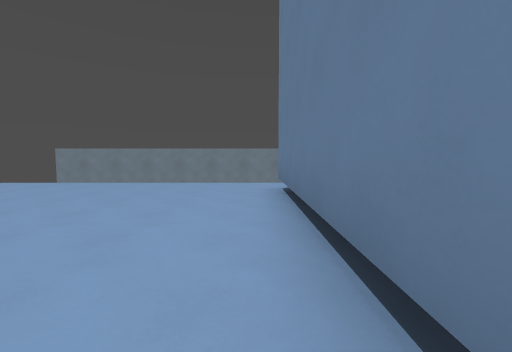
View 1 (above)

17 first-person views from a walk through a 3-D level made in the Godot game engine. The camera is 1.4 m above the floor, tilts 4° down and sees 90° across. The floor is counted in squares, 2 m on a side. Each view is taken from the middle of a square. On the plan, view 1 faces up. The plan holds only what a view shows up to about 9 squares ahead; the rest is blank. The place goes on beyond the plan.

View 2
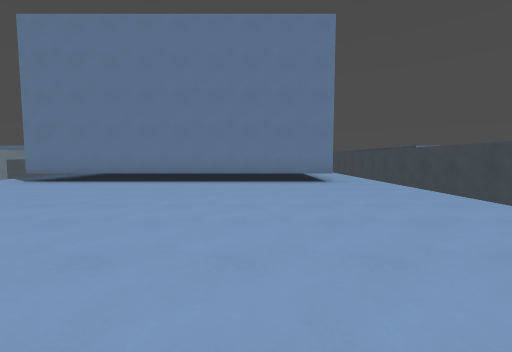

View 3
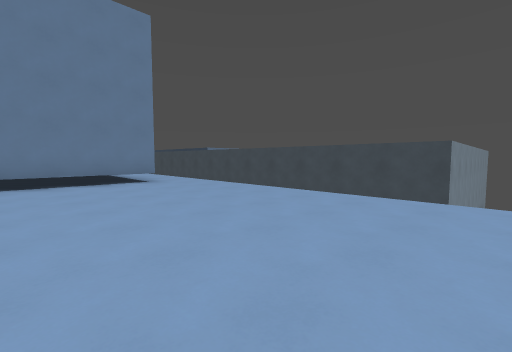

View 4
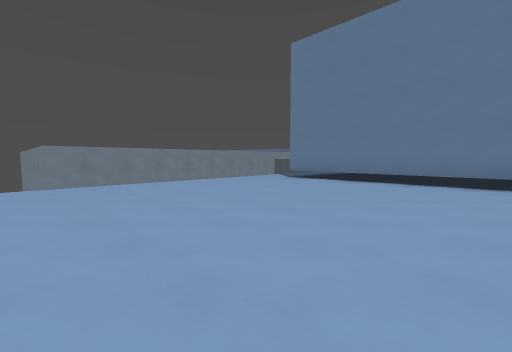

View 5
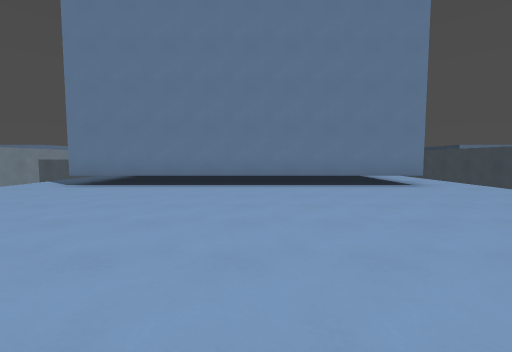

View 6
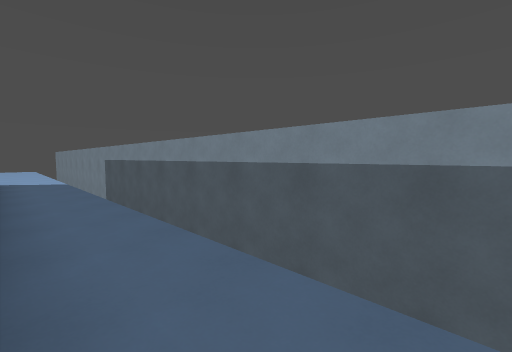

View 7
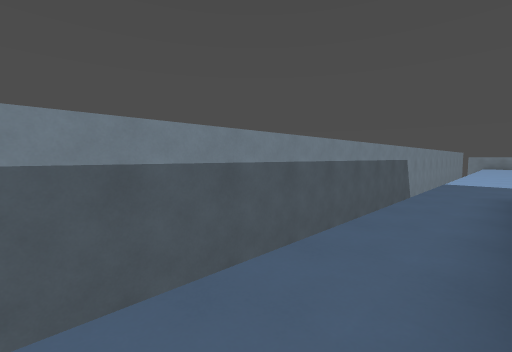

View 8
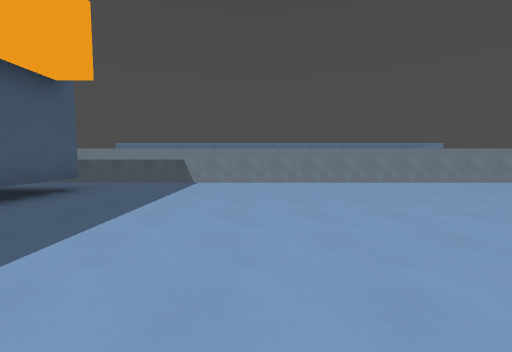

View 9
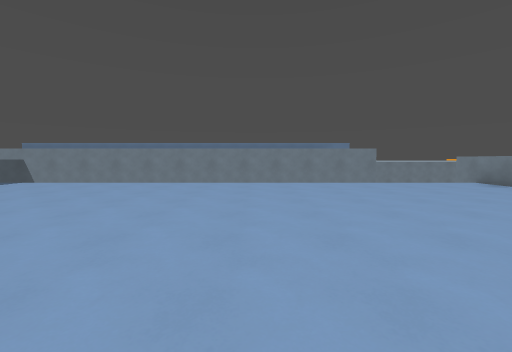

View 10
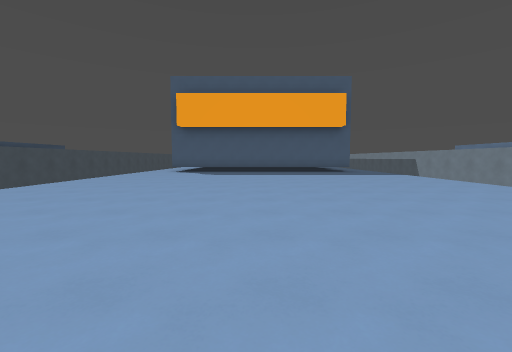

View 11
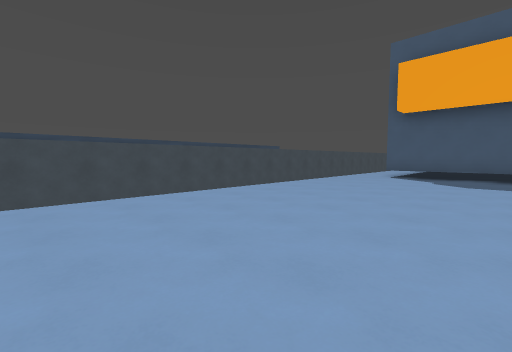

View 12
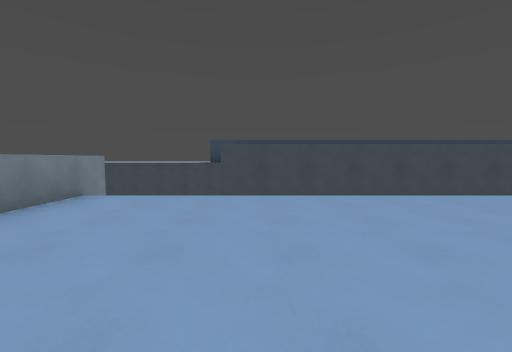

View 13
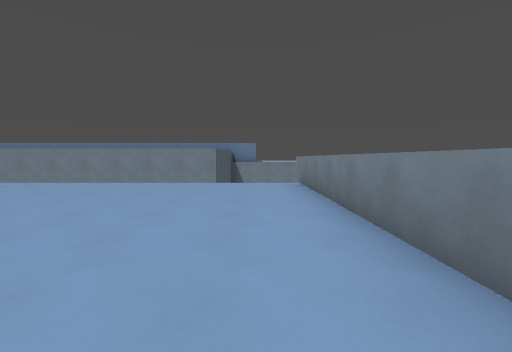

View 14
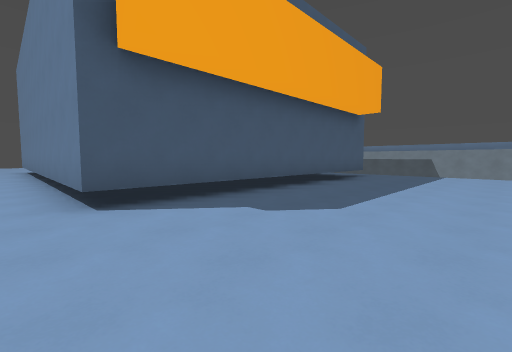

View 15
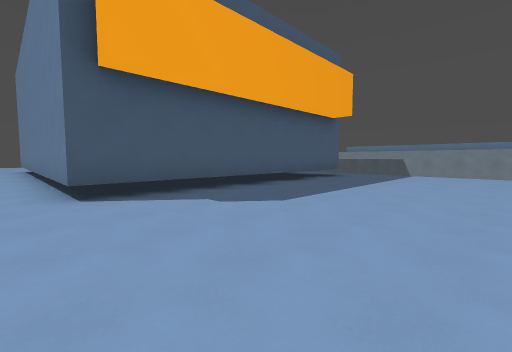

View 16
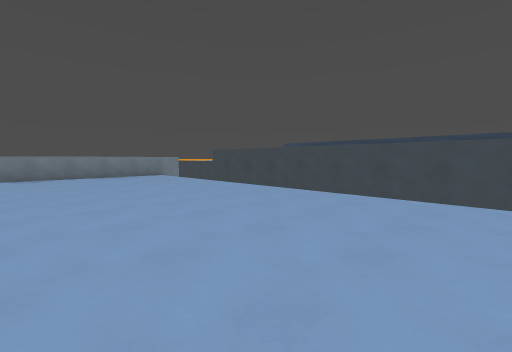

View 17
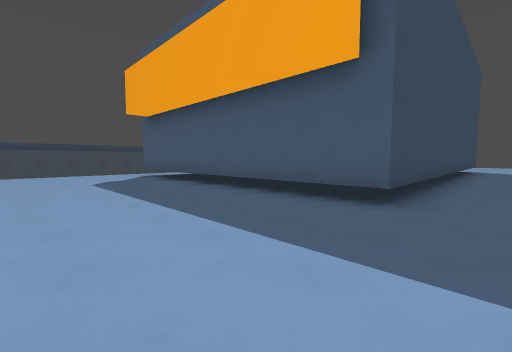

### Floor plan
Key: @ floor where view 1 was taken; # wall or solid block; . floor; ^ raised ledge; v drop or lower ground.
Columns run from 7 left of view 1 to 29 right of it. Each row starts with its distance up from view 1.
  8  #################################  ^
  7 ....................................^
  6 ....................................^
  5 ........#    ########...............^
  4 ........#           #...............^
  3 ........#           #...............^
  2 ........#           #...............^
  1 ........#           #...............^
  0 .......@#           #...............^
 -1 ........#           #...............^
 -2 ........#           #...............^
 -3 ........#   #########...............^
 -4 ..........  ........................^
 -5    vvvvvvv             ########### ^
 -6  ##########

Where each view was taken, in squares from view 1:
view 1: 0 up, 0 right, facing up
view 2: 1 down, 7 left, facing right
view 3: 0 up, 7 left, facing down-right
view 4: 0 up, 7 left, facing up-right
view 5: 1 up, 6 left, facing right
view 6: 6 up, 10 right, facing up-left
view 7: 6 up, 7 right, facing up-right
view 8: 0 up, 17 right, facing up
view 9: 0 up, 22 right, facing up
view 10: 1 up, 26 right, facing left
view 11: 0 up, 23 right, facing down-left
view 12: 0 up, 25 right, facing down
view 13: 0 up, 27 right, facing up
view 14: 4 down, 17 right, facing up-left
view 15: 4 down, 18 right, facing up-left
view 16: 0 up, 18 right, facing down-right
view 17: 7 up, 17 right, facing down-left
